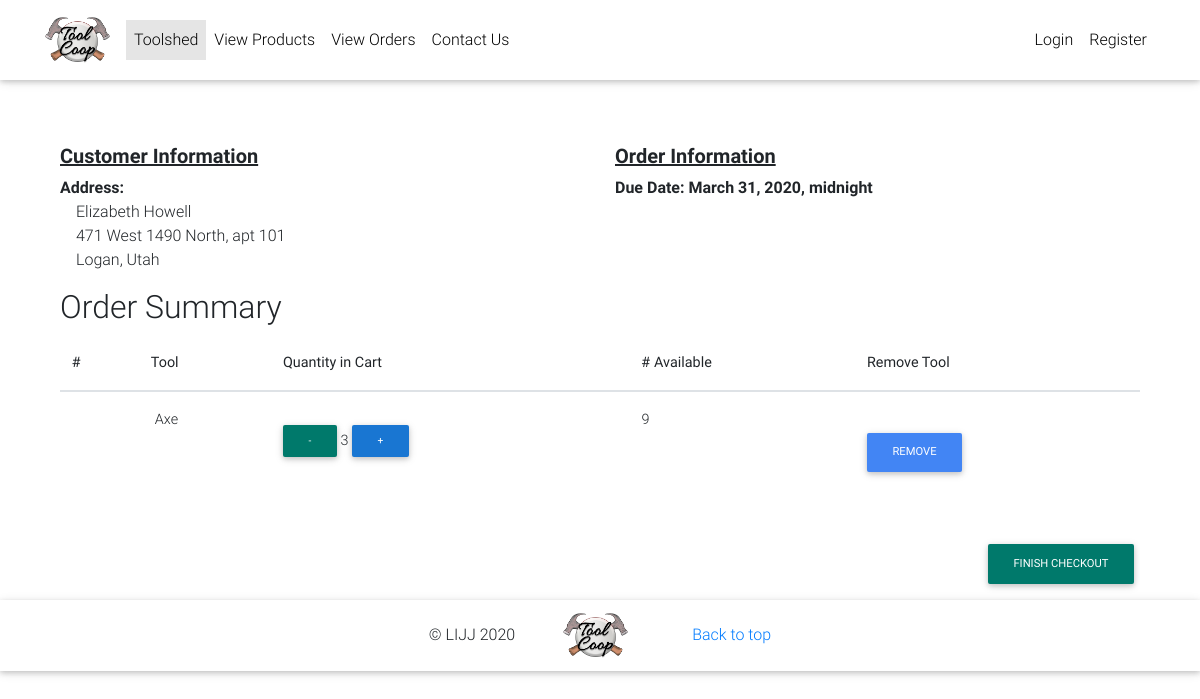
Page /admin-order-summary/1 on the committed database.
### backend/models.py (models this page shows, shortened)
class Order(models.Model):
    user = models.ForeignKey(User, on_delete=models.CASCADE)
    items = models.ManyToManyField(OrderItem)
    is_reserved = models.BooleanField(default=False)
    is_checked_out = models.BooleanField(default=False)
    reservation_date = models.DateTimeField(null=True)
    checkout_date = models.DateTimeField(null=True)
    due_date = models.DateTimeField(null=True)
    checkin_date = models.DateTimeField(null=True)

class Profile(models.Model):
    user = models.OneToOneField(User, on_delete=models.CASCADE)
    address1 = models.CharField(max_length=200, blank=True)
    address2 = models.CharField(max_length=50, blank=True)
    city = models.CharField(max_length=100, blank=True)
    state = models.CharField(max_length=50, blank=True)
    phone = PhoneNumberField(blank=True)
    image = models.ImageField(default='default.png', upload_to='profile_pic')

class OrderItem(models.Model):
    tool = models.ForeignKey(ToolType,on_delete=models.CASCADE)
    quantity = models.IntegerField(default=1)
    is_reserved = models.BooleanField(default=False)
    is_checked_out = models.BooleanField(default=False)

class ToolType(models.Model):
    type_name = models.CharField(max_length=100)
    description = models.TextField()
    image = models.ImageField(default='default.jpeg', upload_to='tool_pics')
    slug = models.SlugField(unique=True)
    def get_absolute_url(self):
        return reverse("product", kwargs={'slug':self.slug})
    def get_add_to_cart_url(self):
        return reverse("add-to-cart", kwargs={
            'slug': self.slug
        })
    def get_remove_tool_from_cart(self):
        return reverse("remove-tool-from-cart", kwargs={
            'slug': self.slug
        })
    def get_remove_single_from_cart_url(self):
        return reverse("remove-single-tool-from-cart", kwargs={
            'slug': self.slug
        })
    def get_available(self):
        return self.tool_set.all().filter(is_available=True)

class Tool(models.Model):
    tool_type = models.ForeignKey(ToolType, on_delete=models.CASCADE)
    is_available = models.BooleanField (default=True)

### backend/views.py (the view)
# urls.py: path('admin-order-summary/<id>', AdminOrderSummaryView.as_view(), name='admin-order-summary')
class AdminOrderSummaryView(DetailView):
    def get(self, *args, **kwargs):
        try:
            order = Order.objects.get(pk=kwargs['id'])
            context=  {
                'object': order,
            }
            return render(self.request, "backend/admin-order-summary.html", context)
        except ObjectDoesNotExist:
            messages.info(self.request, "You do not have an active order")
            return redirect("/")

### backend/templates/backend/admin-order-summary.html
{% extends "backend/base.html" %}
{% block content %}
<main class="mt-5 pt-4">
    <div class="container">
        <div class="row">
            <div class="col-md-6 col-sm-12">
                <h5 class="font-weight-bold"><u>Customer Information</u></h5>
                <span class="font-weight-bold"> Address:</span>
                <div class="text-left ml-3">
                    <p>{{ object.user.first_name }} {{ object.user.last_name}}
                        <br>
                        {{ object.user.profile.address1 }}, {{ object.user.profile.address2 }}
                        <br>
                        {{ object.user.profile.city }}, {{ object.user.profile.state }}
                    </p>
                </div>
            </div>
            <div class="col-md-6 col-sm-12">
                <h5 class="font-weight-bold"><u>Order Information</u></h5>
                <span class="font-weight-bold"> Due Date: {{ object.due_date }}</span>
            </div>
        </div>
        <div class="table-responsive">
            <h2> Order Summary</h2>
            <table class="table">
                <thead>
                    <tr>
                    <th scope="col">#</th>
                    <th scope="col">Tool</th>
                    <th scope="col">Quantity in Cart</th>
                    <th scope="col"># Available</th>
                    <th scope="col">Remove Tool</th>
                    </tr>
                </thead>
                <tbody>
                    {% for item in object.items.all %}
                    <tr>
                        <th scope="row"></th>
                        <td><a class='mx-1' href="{{ item.tool.get_absolute_url }}">{{ item.tool.type_name}}</a></td>
                        <td>
                            <a href="{{ item.tool.get_remove_single_from_cart_url }}" class=" btn btn-teal btn-rounded btn-sm my-3">-</a>
                            <span class="my-1"><bold>{{ item.quantity}}</bold></span>
                            <a href="{{ item.tool.get_add_to_cart_url }}" class=" my-3 btn btn-blue btn-rounded btn-sm ">+</a>
                        </td>
                        <td class='mx-1'>{{ item.tool.get_available | length }}</td>
                        <td><a href="{{ item.tool.get_remove_tool_from_cart }}" class="btn btn-primary btn-md my-4 p">remove</a></td>
                    </tr>
                    {% endfor %}
                </tbody>
            </table>
            <a href="{% url 'checkout' %}" class="float-right btn btn-teal btn-rounded btn-md my-3">Finish Checkout</a>
        </div>
    </div>
</main>
{% endblock content %}

### backend/templates/backend/base.html (style rules this page uses)
html, body, header, .carousel { height: 60vh; }

### rows in the picture
Order: user.first_name "Elizabeth", user.last_name "Howell", user.profile.address1 "471 West 1490 North", user.profile.address2 "apt 101", user.profile.city "Logan", user.profile.state "Utah", due_date "March 31, 2020, midnight"
OrderItem: tool.type_name "Axe", quantity "3", tool.get_available|length "9"
